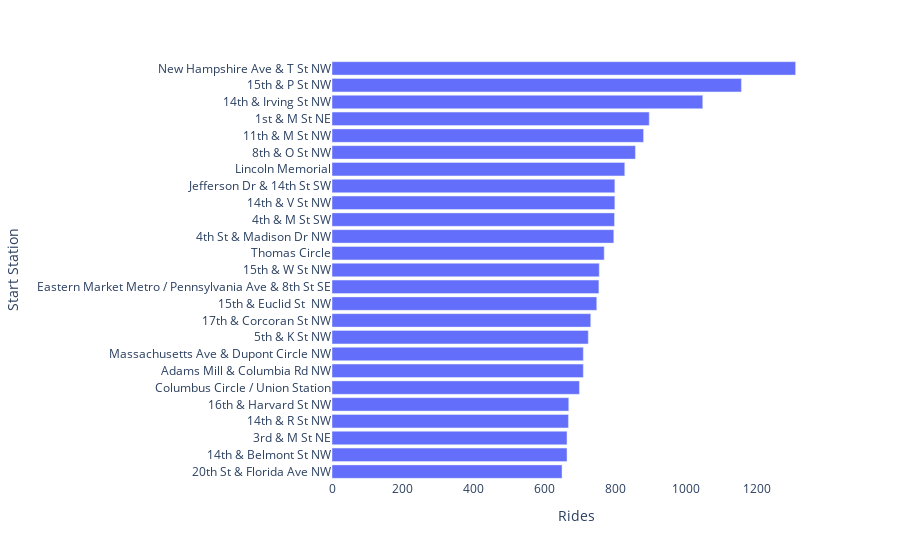

The code cell stored with this chart in its notebook:
### Code cell
fig_start = px.bar(ride_start1, x = 'rides', y = 'start_station_name')
fig_start.update_xaxes(
    title_text = 'Rides',
    showline = False, showgrid = False
    )
fig_start.update_yaxes(
    title_text = 'Start Station'
    )
fig_start.update_layout(plot_bgcolor='rgba(0,0,0,0)')
fig_start.show()

### Figure 1 — Plotly figure (JSON) as saved in the notebook; plotly's stock layout.template omitted (floating-point values rounded to 4 significant figures)
{"data": [{"alignmentgroup": "True", "hovertemplate": "rides=%{x}<br>start_station_name=%{y}<extra></extra>", "legendgroup": "", "marker": {"color": "#636efa"}, "name": "", "offsetgroup": "", "orientation": "h", "showlegend": false, "textposition": "auto", "type": "bar", "x": [649, 663, 663, 667, 668, 698, 709, 709, 723, 730, 747, 753, 754, 768, 795, 797, 798, 798, 826, 856, 879, 895, 1046, 1155, 1308], "xaxis": "x", "y": ["20th St & Florida Ave NW", "14th & Belmont St NW", "3rd & M St NE", "14th & R St NW", "16th & Harvard St NW", "Columbus Circle / Union Station", "Adams Mill & Columbia Rd NW", "Massachusetts Ave & Dupont Circle NW", "5th & K St NW", "17th & Corcoran St NW", "15th & Euclid St  NW", "Eastern Market Metro / Pennsylvania Ave & 8th St SE", "15th & W St NW", "Thomas Circle", "4th St & Madison Dr NW", "4th & M St SW", "14th & V St NW", "Jefferson Dr & 14th St SW", "Lincoln Memorial", "8th & O St NW", "11th & M St NW", "1st & M St NE", "14th & Irving St NW", "15th & P St NW", "New Hampshire Ave & T St NW"], "yaxis": "y"}], "layout": {"barmode": "relative", "legend": {"tracegroupgap": 0}, "margin": {"t": 60}, "plot_bgcolor": "rgba(0,0,0,0)", "xaxis": {"anchor": "y", "domain": [0, 1], "showgrid": false, "showline": false, "title": {"text": "Rides"}}, "yaxis": {"anchor": "x", "domain": [0, 1], "title": {"text": "Start Station"}}}}
